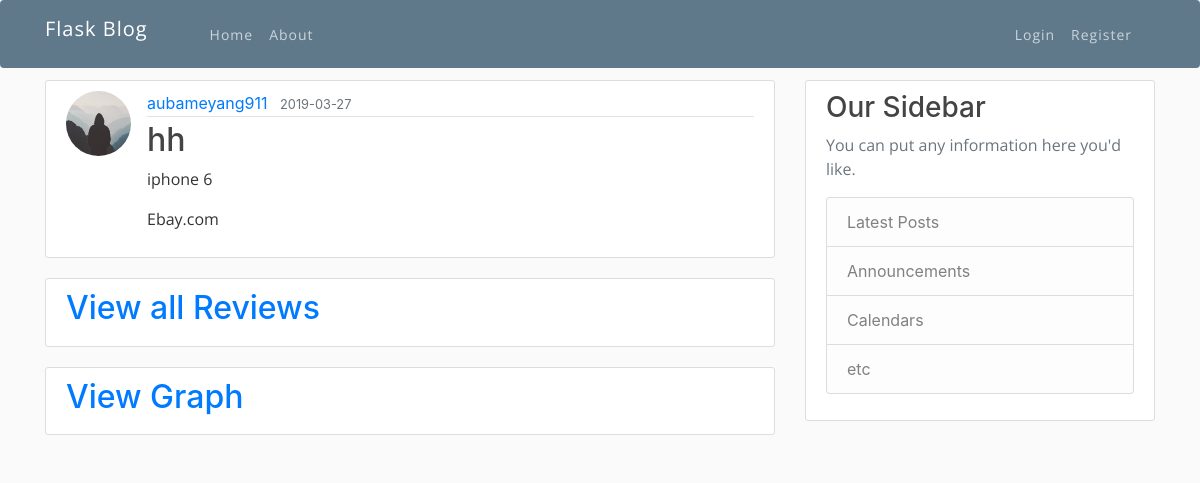
/post/1, run on an earlier commit of the app's database.
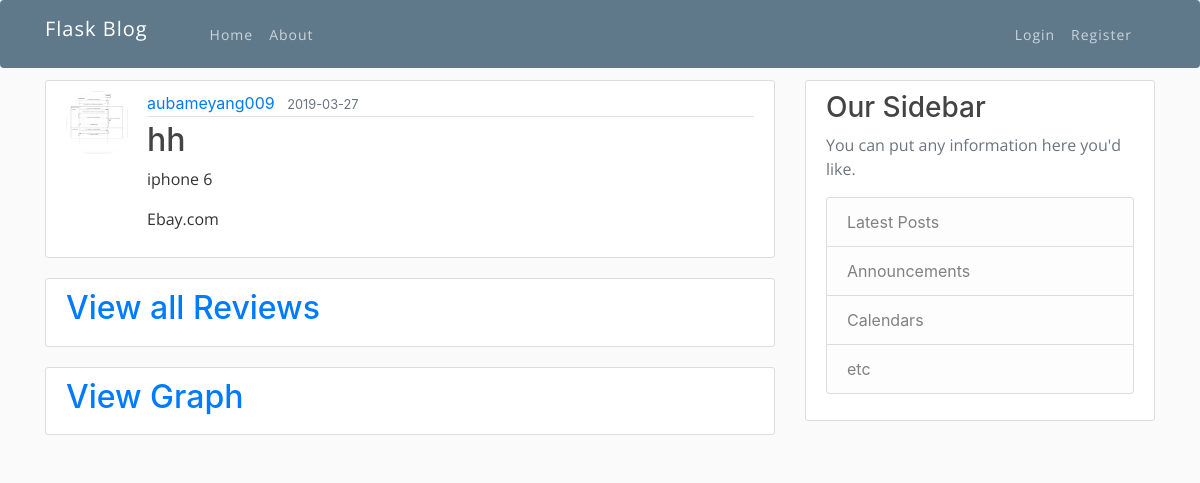
And on a later commit of the database.
### flaskblog/models.py (models this page shows, shortened)
class User(db.Model, UserMixin):
    id = db.Column(db.Integer, primary_key=True)
    username = db.Column(db.String(20), unique=True, nullable=False)
    email = db.Column(db.String(120), unique=True, nullable=False)
    image_file = db.Column(db.String(20), nullable=False, default='default.jpg')
    password = db.Column(db.String(60), nullable=False)
    posts = db.relationship('Post', backref='Client', lazy=True, cascade="save-update, merge, delete")

class Post(db.Model):
    id = db.Column(db.Integer, primary_key=True)
    title = db.Column(db.String(100), nullable=False)
    date_posted = db.Column(db.DateTime, nullable=False, default=datetime.utcnow)
    keywords = db.Column(db.Text, nullable=False)
    url=db.Column(db.Text, nullable=False)
    user_id = db.Column(db.Integer, db.ForeignKey('user.id'), nullable=False)
    reviews = db.relationship('Review', backref='origin', lazy=True)
    graphs= db.relationship('Graph', backref='gg', lazy=True, cascade="save-update, merge, delete")

### flaskblog/routes.py (the view)
@app.route("/post/<int:post_id>")
def post(post_id):
    post = Post.query.get_or_404(post_id)
    return render_template('post.html', title=post.title, post=post)

### flaskblog/templates/post.html (shortened to what this page needs)
{% extends "layout.html" %}
{% block content %}
  <article class="media content-section">
    <img class="rounded-circle article-img" src="{{ url_for('static', filename='profile_pics/' + post.Client.image_file) }}">
    <div class="media-body">
      <div class="article-metadata">
        <a class="mr-2" href="{{ url_for('user_posts', username=post.Client.username) }}">{{ post.Client.username }}</a>
        <small class="text-muted">{{ post.date_posted.strftime('%Y-%m-%d') }}</small>
      </div>
      <h2 class="article-title">{{ post.title }}</h2>
      <p class="article-content">{{ post.keywords }}</p>
      <p class="article-content">{{ post.url }}</p>
    </div>
  </article>
  <article class="media content-section">
    <div>
      <h2 class="article-title">
      <a  href="{{ url_for('reviews', post_id=post.id) }}">View all Reviews</a>
      </h2>
    </div>
  </article>
  <article class="media content-section">
    <div>
      <h2 class="article-title">
      <a  href="{{ url_for('graph',post_id=post.id)}}">View Graph</a>
      </h2>
    </div>
  </article>
{% endblock content %}

### flaskblog/templates/layout.html (shortened to what this page needs)
<!DOCTYPE html>
<html>
<head>
    <link href="{{url_for('static',filename='bootstrap.min.css')}}" rel="stylesheet" type="text/css" media="all" />
    <link rel="stylesheet" href="{{url_for('static',filename='animate.css')}}">
    <link rel="stylesheet" href="{{url_for('static',filename='owl.carousel.css')}}">
    <link rel="stylesheet" href="{{url_for('static',filename='owl.theme.css')}}">
    <link rel="stylesheet" href="{{url_for('static',filename='ionicons.min.css')}}">
    <link href="{{url_for('static',filename='style.css')}}" rel="stylesheet" type="text/css" media="all" />
    <link rel="stylesheet" href="https://maxcdn.bootstrapcdn.com/bootstrap/4.0.0/css/bootstrap.min.css">
    <link rel="stylesheet" type="text/css" href="{{ url_for('static', filename='main.css') }}">
</head>
<body>
    <header class="site-header">
      <nav class="navbar navbar-expand-md navbar-dark bg-steel fixed-top">
        <div class="container">
          <a class="navbar-brand mr-4" href="/">Flask Blog</a>
          <div class="collapse navbar-collapse" id="navbarToggle">
            <div class="navbar-nav mr-auto">
              <a class="nav-item nav-link" href="{{ url_for('home') }}">Home</a>
              <a class="nav-item nav-link" href="{{ url_for('about') }}">About</a>
            </div>
            <div class="navbar-nav">
              {% if current_user.is_authenticated %}
                <a class="nav-item nav-link" href="{{ url_for('new_post') }}">New Request</a>
                <a class="nav-item nav-link"  href="{{ url_for('user_posts', username=current_user.username) }}">My Posts</a>
                <a class="nav-item nav-link" href="{{ url_for('account') }}">Account</a>
                <a class="nav-item nav-link" href="{{ url_for('logout') }}">Logout</a>
              {% else %}
                <a class="nav-item nav-link" href="{{ url_for('login') }}">Login</a>
                <a class="nav-item nav-link" href="{{ url_for('register') }}">Register</a>
              {% endif %}
            </div>
          </div>
        </div>
      </nav>
    </header>
    <main role="main" class="container">
      <div class="row">
        <div class="col-md-8">
          {% block content %}{% endblock %}
        </div>
        <div class="col-md-4">
          <div class="content-section">
            <h3>Our Sidebar</h3>
            <p class='text-muted'>You can put any information here you'd like.
              <ul class="list-group">
                <li class="list-group-item list-group-item-light">Latest Posts</li>
                <li class="list-group-item list-group-item-light">Announcements</li>
                <li class="list-group-item list-group-item-light">Calendars</li>
                <li class="list-group-item list-group-item-light">etc</li>
              </ul>
            </p>
          </div>
        </div>
      </div>
    </main>
</body>
</html>

### flaskblog/static/style.css (style rules this page uses)
html, body, div, span, applet, object, iframe, h1, h2, h3, h4, h5, h6, p, blockquote, pre, a, abbr, acronym, address, big, cite, code, del, dfn, em, img, ins, kbd, q, s, samp, small, strike, strong, sub, sup, tt, var, b, u, i, center, dl, dt, dd, ol, ul, li, fieldset, form, label, legend, table, caption, tbody, tfoot, thead, tr, th, td, article, aside, canvas, details, embed, figure, figcaption, footer, header, hgroup, menu, nav, output, ruby, section, summary, time, mark, audio, video { margin: 0; padding: 0; border: 0; font-size: 100%; font: inherit; vertical-align: baseline; }
article, aside, details, figcaption, figure, footer, header, hgroup, menu, nav, section { display: block; }
body { line-height: 1; }
ol, ul { list-style: none; }
html * { -webkit-font-smoothing: antialiased; -moz-osx-font-smoothing: grayscale; }
*, *:after, *:before { -webkit-box-sizing: border-box; -moz-box-sizing: border-box; box-sizing: border-box; }
h1, h2, h3, h4, h5, h6 { font-family: Open Sans; }
p { font-family: Open Sans; }
.navbar { font-size: 14px; font-family: Open Sans; font-weight: 400; text-transform: capitalize; padding-top: 25px; letter-spacing: 1px; -webkit-transition: all 0.6s; -moz-transition: all 0.6s; -o-transition: all 0.6s; transition: all 0.6s; -webkit-backface-visibility: hidden; }

### flaskblog/static/main.css (style rules this page uses)
body { background: #fafafa; color: #333333; margin-top: 5rem; }
h1, h2, h3, h4, h5, h6 { color: #444444; }
.bg-steel { background-color: #5f788a; }
.site-header .navbar-nav .nav-link { color: #cbd5db; }
.content-section { background: #ffffff; padding: 10px 20px; border: 1px solid #dddddd; border-radius: 3px; margin-bottom: 20px; }
.article-title { color: #444444; }
.article-content { white-space: pre-line; }
.article-img { height: 65px; width: 65px; margin-right: 16px; }
.article-metadata { padding-bottom: 1px; margin-bottom: 4px; border-bottom: 1px solid #e3e3e3 }

What changed in the data, as far as the page shows it:
changed User: image_file: picture added in place of a placeholder; Client.username "aubameyang911" → "aubameyang009"
